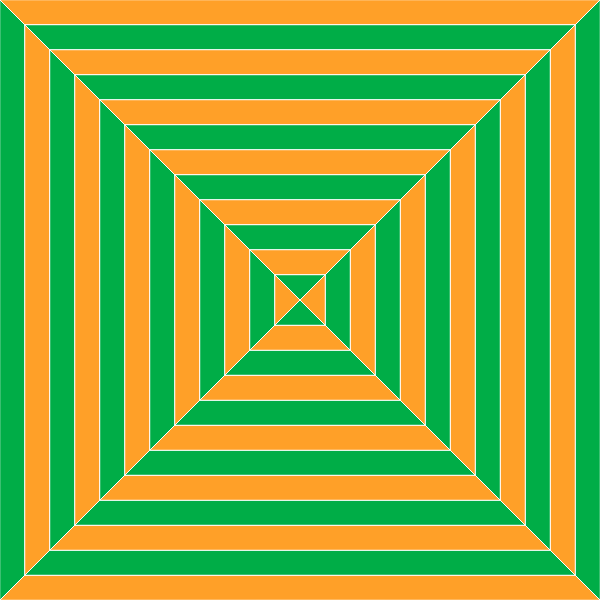
Frame 1 (no input)
Frame 60 (no input): identical to frame 1, image omitted
Frame 120 (the mouse pressed at the canvas centre since frame 60): identical to frame 1, image omitted

The p5.js sketch that drew this single still picture (run headless with seeded random() and noise() and a simulated clock; from frame 60 on, the mouse is pressed at the canvas centre):

// p5.js sketch
// ── sketch.js
// recreate Frank Stella's Fez 2
https://www.wikiart.org/en/frank-stella/fez-2-1964

var side = 25;
var color1, color2;
var t = 0;

function setup() {
  createCanvas(600, 600);
  // noStroke();
  stroke(255);
  background(0);
  color1 = color(0, 173, 71);
  color2 = color(255, 160, 40);
}

function draw() {
  background(100);
  fill(color1);

  for (var i = 0; i < width/side/2; i++) {
      if ((i%2)==0) {
        fill(color1);
      }
      else {
        fill(color2);
      }
      var a1 = side*i; 
      var b1 = side*i; 
      var a2 = side*(i+1);
      var b2 = side*(i+1);
      var a3 =  side*(i+1);
      var b3 = height-side*(i+1);
      var a4 = side*i;
      var b4 = height-side*i;


      //LEFT
      quad(a1, b1, a2, b2, a3, b3, a4, b4);
      quad(width - a1, width - b1, width - a2, width - b2, width - a3, width - b3, width - a4, width - b4);
      // quad(a5, b5, a6, b6);

      //quad(side*i, side*i, side*(i+1), side*(i+1), width, side*(i+1), width, side*i);   
  }


  for (var j = 0; j < width/side/2; j++) {
     if ((j%2)==0) {
        fill(color2);
      }
      else {
        fill(color1);
      }
      var c1 = side*j;
      var d1 = side*j;
      var c2 = side*(j+1);
      var d2 = side*(j+1);
      var c3 = width-side*(j+1)
      var d3 = side*(j+1)
      var c4 = height-side*j;
      var d4 = side*j;

      //TOP
      quad(c1, d1, c2, d2, c3, d3, c4, d4); 
      quad(width - c1, width - d1, width - c2, width - d2, width - c3, width - d3, width - c4, width - d4); 

      //quad(side*j, side*j, side*(j+1), side*(j+1), width-side*(j+1), side*(j+1), width-side*j, side*j);  
  }

  //t += sin(radians(frameCount))*10;

}
